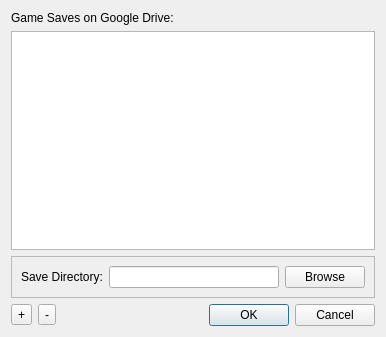
<?xml version="1.0" encoding="UTF-8"?>
<ui version="4.0">
 <class>Dialog</class>
 <widget class="QDialog" name="Dialog">
  <property name="geometry">
   <rect>
    <x>0</x>
    <y>0</y>
    <width>386</width>
    <height>337</height>
   </rect>
  </property>
  <property name="minimumSize">
   <size>
    <width>386</width>
    <height>337</height>
   </size>
  </property>
  <property name="maximumSize">
   <size>
    <width>386</width>
    <height>337</height>
   </size>
  </property>
  <property name="windowTitle">
   <string>Dialog</string>
  </property>
  <layout class="QGridLayout" name="gridLayout">
   <item row="5" column="1">
    <layout class="QHBoxLayout" name="horizontalLayout">
     <item>
      <widget class="QToolButton" name="add_cloud_button">
       <property name="toolTip">
        <string>Add a game</string>
       </property>
       <property name="text">
        <string>+</string>
       </property>
      </widget>
     </item>
     <item>
      <widget class="QToolButton" name="delete_cloud_button">
       <property name="toolTip">
        <string>Remove Game Save (DELETES CLOUD SAVES)</string>
       </property>
       <property name="text">
        <string>-</string>
       </property>
      </widget>
     </item>
     <item>
      <widget class="QDialogButtonBox" name="buttonBox">
       <property name="orientation">
        <enum>Qt::Horizontal</enum>
       </property>
       <property name="standardButtons">
        <set>QDialogButtonBox::Cancel|QDialogButtonBox::Ok</set>
       </property>
      </widget>
     </item>
    </layout>
   </item>
   <item row="3" column="1">
    <widget class="QFrame" name="dir_block">
     <property name="frameShape">
      <enum>QFrame::StyledPanel</enum>
     </property>
     <property name="frameShadow">
      <enum>QFrame::Raised</enum>
     </property>
     <layout class="QGridLayout" name="gridLayout_2">
      <item row="1" column="0">
       <widget class="QLabel" name="label">
        <property name="text">
         <string>Save Directory:</string>
        </property>
       </widget>
      </item>
      <item row="1" column="1">
       <widget class="QLineEdit" name="path_2"/>
      </item>
      <item row="1" column="2">
       <widget class="QPushButton" name="browse_button">
        <property name="text">
         <string>Browse</string>
        </property>
       </widget>
      </item>
     </layout>
    </widget>
   </item>
   <item row="2" column="1">
    <widget class="QListView" name="preset_list">
     <property name="toolTip">
      <string>Add New Game</string>
     </property>
    </widget>
   </item>
   <item row="0" column="1">
    <widget class="QLabel" name="label_2">
     <property name="text">
      <string>Game Saves on Google Drive:</string>
     </property>
    </widget>
   </item>
  </layout>
 </widget>
 <resources/>
 <connections>
  <connection>
   <sender>buttonBox</sender>
   <signal>accepted()</signal>
   <receiver>Dialog</receiver>
   <slot>accept()</slot>
   <hints>
    <hint type="sourcelabel">
     <x>9</x>
     <y>279</y>
    </hint>
    <hint type="destinationlabel">
     <x>157</x>
     <y>274</y>
    </hint>
   </hints>
  </connection>
  <connection>
   <sender>buttonBox</sender>
   <signal>rejected()</signal>
   <receiver>Dialog</receiver>
   <slot>reject()</slot>
   <hints>
    <hint type="sourcelabel">
     <x>316</x>
     <y>279</y>
    </hint>
    <hint type="destinationlabel">
     <x>286</x>
     <y>274</y>
    </hint>
   </hints>
  </connection>
 </connections>
</ui>
